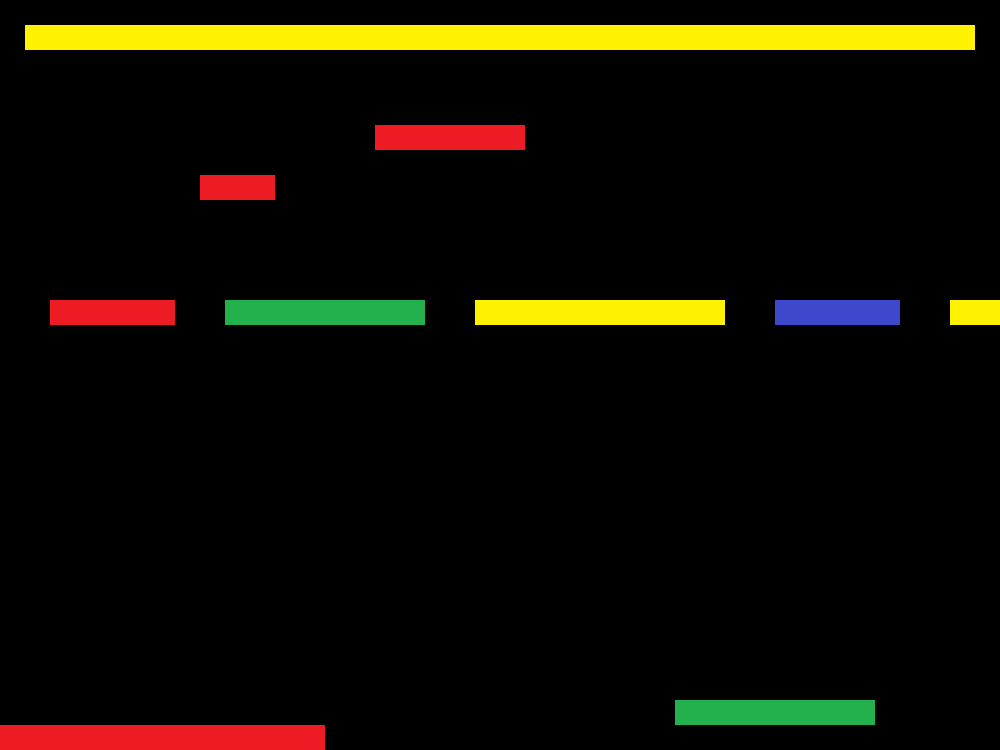

This game map was drawn from its Tiled (.tmx) file and the tilesets committed beside it. A one-line description and the trimmed map source follow:
An orthogonal 40x30 tile map with 25x25 px tiles, 4 tile layers (red, green, yellow, blue).

<map version="1.0" orientation="orthogonal" width="40" height="30" tilewidth="25" tileheight="25">
 <tileset firstgid="1" name="block" tilewidth="25" tileheight="25">
  <image source="block.png" width="100" height="25" />
 </tileset>
 <layer name="red" width="40" height="30">
  <data>[1200 cells, 27 non-empty, 1 distinct tile ids]</data>
 </layer>
 <layer name="green" width="40" height="30">
  <data>[1200 cells, 16 non-empty, 1 distinct tile ids]</data>
 </layer>
 <layer name="yellow" width="40" height="30">
  <data>[1200 cells, 50 non-empty, 1 distinct tile ids]</data>
 </layer>
 <layer name="blue" width="40" height="30">
  <data>[1200 cells, 5 non-empty, 1 distinct tile ids]</data>
 </layer>
</map>